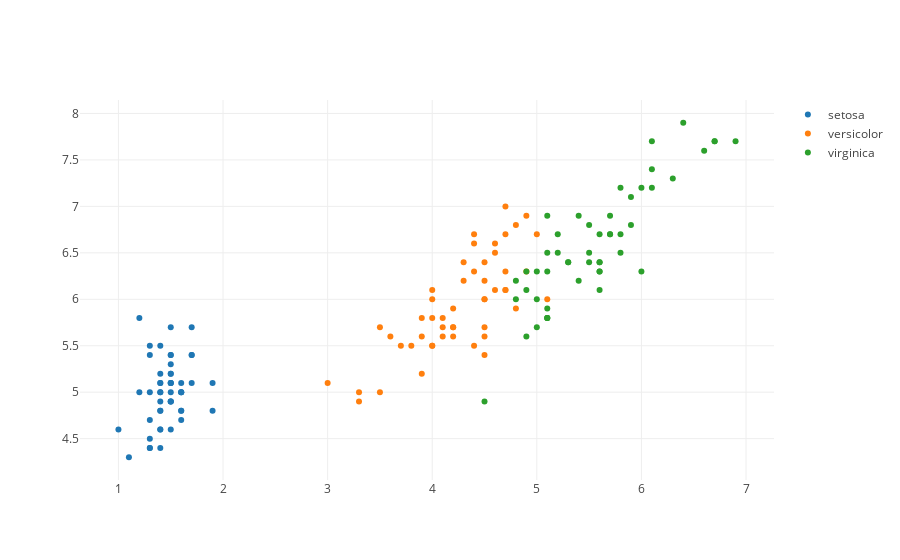

The code cell stored with this chart in its notebook:
### Code cell
# PLOTLY - Scatter plot by group

# Not working on 3.8.0... Do the following and then restart
# import plotly
# plotly.__version__
# !pip uninstall plotly -y
# !pip install plotly==3.7.0 --user

trace = dict(
    type = 'scatter',
    mode = 'markers',
    x = iris['petalLength'],
    y = iris['sepalLength'],
    transforms = [
        dict(type = 'groupby',
             groups = iris['species'])])
data=[trace]

py.iplot({'data': data}, validate=False)

### Figure 1 — Plotly figure (JSON) as saved in the notebook; plotly's stock layout.template omitted (floating-point values rounded to 4 significant figures; data arrays with more than 128 entries replaced by an {"elided": "..."} marker saying what was removed)
{"data": [{"mode": "markers", "transforms": [{"groups": {"elided": "150 str values"}, "type": "groupby"}], "type": "scatter", "x": {"elided": "150 float values"}, "y": {"elided": "150 float values"}}], "layout": {}}
